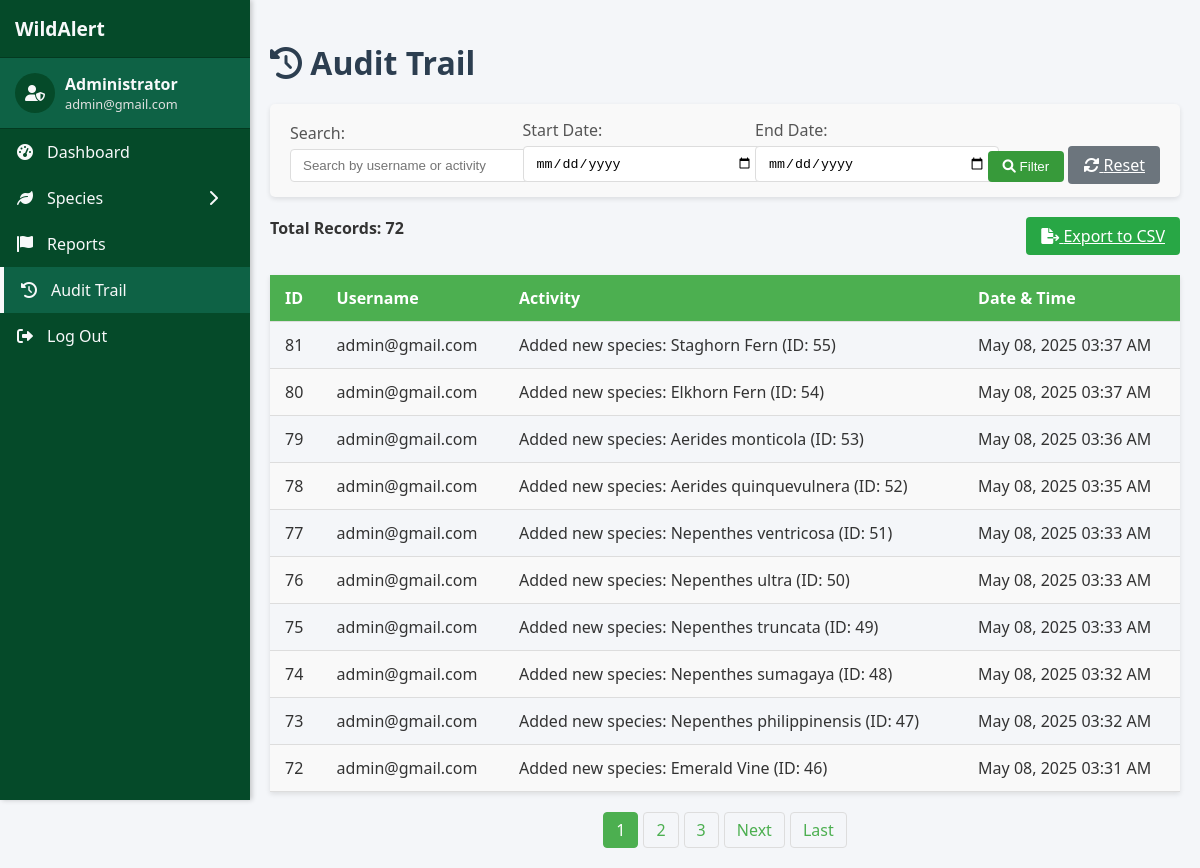
The page /admin/audit_trail.php (signed in) on the database its author committed.
### tables this page shows
CREATE TABLE `tbl_audit_trail` (
  `trail_id` int(11) NOT NULL,
  `trail_username` varchar(50) NOT NULL,
  `trail_activity` varchar(100) NOT NULL,
  `trail_date` datetime NOT NULL
);

### admin/audit_trail.php (the view, shortened to what this page needs)
<?php
include '../backend/config/config.php';
$recordsPerPage = 10;
$page = isset($_GET['page']) ? (int)$_GET['page'] : 1;
$offset = ($page - 1) * $recordsPerPage;
$searchQuery = isset($_GET['search']) ? $_GET['search'] : '';
$searchCondition = '';
$startDate = isset($_GET['start_date']) ? $_GET['start_date'] : '';
$endDate = isset($_GET['end_date']) ? $_GET['end_date'] : '';
$countQuery = "SELECT COUNT(*) as total FROM tbl_audit_trail $searchCondition";
$stmt = $conn->prepare($countQuery);
$stmt->execute();
$totalResult = $stmt->get_result();
$totalRecords = $totalResult->fetch_assoc()['total'];
$totalPages = ceil($totalRecords / $recordsPerPage);
$query = "SELECT * FROM tbl_audit_trail $searchCondition ORDER BY trail_date DESC LIMIT ?, ?";
$stmt = $conn->prepare($query);
if (!empty($searchQuery) && !empty($startDate) && !empty($endDate)) {
    $stmt->bind_param("ssssii", $searchParam, $searchParam, $startDate, $endDate, $offset, $recordsPerPage);
} elseif (!empty($searchQuery)) {
    $stmt->bind_param("ssii", $searchParam, $searchParam, $offset, $recordsPerPage);
} elseif (!empty($startDate) && !empty($endDate)) {
    $stmt->bind_param("ssii", $startDate, $endDate, $offset, $recordsPerPage);
} else {
    $stmt->bind_param("ii", $offset, $recordsPerPage);
}
$stmt->execute();
$result = $stmt->get_result();
?>
<!DOCTYPE html>
<html lang="en">
<head>
    <link rel="stylesheet" href="https://cdnjs.cloudflare.com/ajax/libs/font-awesome/6.0.0/css/all.min.css">
    <link rel="stylesheet" href="../styles/sidebar_style.css">
</head>
<body>
    <?php include 'sidebar.php'; ?>
    <div class="content-wrapper">
        <h1 class="page-title"><i class="fas fa-history"></i> Audit Trail</h1>
        <div class="filters-container">
            <form class="filters-form" method="GET" action="">
                <div class="form-group">
                    <label for="search">Search:</label>
                    <input type="text" id="search" name="search" placeholder="Search by username or activity" value="<?php echo htmlspecialchars($searchQuery); ?>">
                </div>
                <div class="form-group">
                    <label for="start_date">Start Date:</label>
                    <input type="date" id="start_date" name="start_date" value="<?php echo htmlspecialchars($startDate); ?>">
                </div>
                <div class="form-group">
                    <label for="end_date">End Date:</label>
                    <input type="date" id="end_date" name="end_date" value="<?php echo htmlspecialchars($endDate); ?>">
                </div>
                <div>
                    <button type="submit" class="btn btn-primary"><i class="fas fa-search"></i> Filter</button>
                    <a href="audit_trail.php" class="btn btn-secondary"><i class="fas fa-sync-alt"></i> Reset</a>
                </div>
            </form>
        </div>
        <div class="actions-container">
            <div class="result-count">
                <strong>Total Records: <?php echo $totalRecords; ?></strong>
            </div>
            <a href="export_audit.php<?php echo !empty($_SERVER['QUERY_STRING']) ? '?' . $_SERVER['QUERY_STRING'] : ''; ?>" class="btn export-btn">
                <i class="fas fa-file-export"></i> Export to CSV
            </a>
        </div>
        <?php if ($result->num_rows > 0): ?>
            <div class="table-responsive">
                <table class="audit-table">
                    <thead>
                        <tr>
                            <th>ID</th>
                            <th>Username</th>
                            <th>Activity</th>
                            <th>Date & Time</th>
                        </tr>
                    </thead>
                    <tbody>
                        <?php while ($row = $result->fetch_assoc()): ?>
                            <tr>
                                <td><?php echo $row['trail_id']; ?></td>
                                <td><?php echo htmlspecialchars($row['trail_username']); ?></td>
                                <td><?php echo htmlspecialchars($row['trail_activity']); ?></td>
                                <td><?php echo date('M d, Y h:i A', strtotime($row['trail_date'])); ?></td>
                            </tr>
                        <?php endwhile; ?>
                    </tbody>
                </table>
            </div>
            <?php if ($totalPages > 1): ?>
                <div class="pagination">
                    <?php
                    $startPage = max(1, $page - 2);
                    $endPage = min($totalPages, $page + 2);
                    for ($i = $startPage; $i <= $endPage; $i++):
                    ?>
                        <?php if ($i == $page): ?>
                            <span class="active"><?php echo $i; ?></span>
                        <?php else: ?>
                            <a href="?page=<?php echo $i; ?><?php echo !empty($searchQuery) ? '&search=' . urlencode($searchQuery) : ''; ?><?php echo !empty($startDate) ? '&start_date=' . urlencode($startDate) : ''; ?><?php echo !empty($endDate) ? '&end_date=' . urlencode($endDate) : ''; ?>"><?php echo $i; ?></a>
                        <?php endif; ?>
                    <?php endfor; ?>
                    <?php if ($page < $totalPages): ?>
                        <a href="?page=<?php echo $page + 1; ?><?php echo !empty($searchQuery) ? '&search=' . urlencode($searchQuery) : ''; ?><?php echo !empty($startDate) ? '&start_date=' . urlencode($startDate) : ''; ?><?php echo !empty($endDate) ? '&end_date=' . urlencode($endDate) : ''; ?>">Next</a>
                        <a href="?page=<?php echo $totalPages; ?><?php echo !empty($searchQuery) ? '&search=' . urlencode($searchQuery) : ''; ?><?php echo !empty($startDate) ? '&start_date=' . urlencode($startDate) : ''; ?><?php echo !empty($endDate) ? '&end_date=' . urlencode($endDate) : ''; ?>">Last</a>
                    <?php endif; ?>
                </div>
            <?php endif; ?>
        <?php else: ?>
            <div class="no-records">
                <i class="fas fa-info-circle"></i> No audit trail records found.
            </div>
        <?php endif; ?>
    </div>
</body>
</html>

### styles/sidebar_style.css (style rules this page uses)
:root { --dark-green: #054a29; --light-green: #0e6245; --hover-green: #0a5236; --text-white: #f8f9fa; --text-gray: #e0e0e0; --border-color: #033a20; --background-black: #111111; }
.content-wrapper { margin-left: 250px; transition: margin-left 0.3s ease; min-height: 100vh; background-color: #f4f6f9; padding: 20px; }

### admin/audit_trail.php (style rules this page uses)
body { font-family: 'Segoe UI', Tahoma, Geneva, Verdana, sans-serif; margin: 0; padding: 0; background-color: #f4f6f9; color: #333; }
.content-wrapper { margin-left: 250px; padding: 20px; transition: margin-left 0.3s ease; }
.page-title { color: #2C3E50; margin-bottom: 20px; }
.filters-container { background-color: #f9f9f9; padding: 15px 20px; border-radius: 5px; margin-bottom: 20px; box-shadow: 0 2px 5px rgba(0,0,0,0.1); }
.filters-form { display: flex; flex-wrap: wrap; gap: 15px; align-items: flex-end; }
.form-group { flex: 1; min-width: 200px; }
.form-group label { display: block; margin-bottom: 5px; font-weight: 500; color: #555; }
.form-group input { width: 100%; padding: 8px 12px; border: 1px solid #ddd; border-radius: 4px; }
.btn { padding: 8px 15px; border: none; border-radius: 4px; cursor: pointer; font-weight: 500; transition: background-color 0.2s; }
.btn-primary { background-color:rgb(55, 154, 58); color: white; }
.btn-secondary { background-color: #6c757d; color: white; }
.audit-table { width: 100%; border-collapse: collapse; margin-top: 20px; box-shadow: 0 2px 5px rgba(0,0,0,0.1); }
.audit-table th, .audit-table td { padding: 12px 15px; text-align: left; border-bottom: 1px solid #ddd; }
.audit-table th { background-color: #4CAF50; color: white; }
.audit-table tr:nth-child(even) { background-color: #f9f9f9; }
.pagination { display: flex; justify-content: center; margin-top: 20px; gap: 5px; }
.pagination a, .pagination span { padding: 6px 12px; border: 1px solid #ddd; color: #4CAF50; text-decoration: none; border-radius: 4px; }
.pagination .active { background-color: #4CAF50; color: white; border-color: #4CAF50; }
.export-btn { margin-left: auto; background-color: #28a745; color: white; }
.actions-container { display: flex; justify-content: space-between; margin-bottom: 15px; }

### rows shown on the page
tbl_audit_trail: trail_id "81", trail_username "admin@gmail.com", trail_activity "Added new species: Staghorn Fern (ID: 55)", trail_date "May 08, 2025 03:37 AM"
tbl_audit_trail: trail_id "80", trail_username "admin@gmail.com", trail_activity "Added new species: Elkhorn Fern (ID: 54)", trail_date "May 08, 2025 03:37 AM"
tbl_audit_trail: trail_id "79", trail_username "admin@gmail.com", trail_activity "Added new species: Aerides monticola (ID: 53)", trail_date "May 08, 2025 03:36 AM"
tbl_audit_trail: trail_id "78", trail_username "admin@gmail.com", trail_activity "Added new species: Aerides quinquevulnera (ID: 52)", trail_date "May 08, 2025 03:35 AM"
tbl_audit_trail: trail_id "77", trail_username "admin@gmail.com", trail_activity "Added new species: Nepenthes ventricosa (ID: 51)", trail_date "May 08, 2025 03:33 AM"
tbl_audit_trail: trail_id "76", trail_username "admin@gmail.com", trail_activity "Added new species: Nepenthes ultra (ID: 50)", trail_date "May 08, 2025 03:33 AM"
tbl_audit_trail: trail_id "75", trail_username "admin@gmail.com", trail_activity "Added new species: Nepenthes truncata (ID: 49)", trail_date "May 08, 2025 03:33 AM"
tbl_audit_trail: trail_id "74", trail_username "admin@gmail.com", trail_activity "Added new species: Nepenthes sumagaya (ID: 48)", trail_date "May 08, 2025 03:32 AM"
tbl_audit_trail: trail_id "73", trail_username "admin@gmail.com", trail_activity "Added new species: Nepenthes philippinensis (ID: 47)", trail_date "May 08, 2025 03:32 AM"
tbl_audit_trail: trail_id "72", trail_username "admin@gmail.com", trail_activity "Added new species: Emerald Vine (ID: 46)", trail_date "May 08, 2025 03:31 AM"

### other values the page prints
$_SESSION['user_email'] "admin@gmail.com"
$totalRecords "72"
